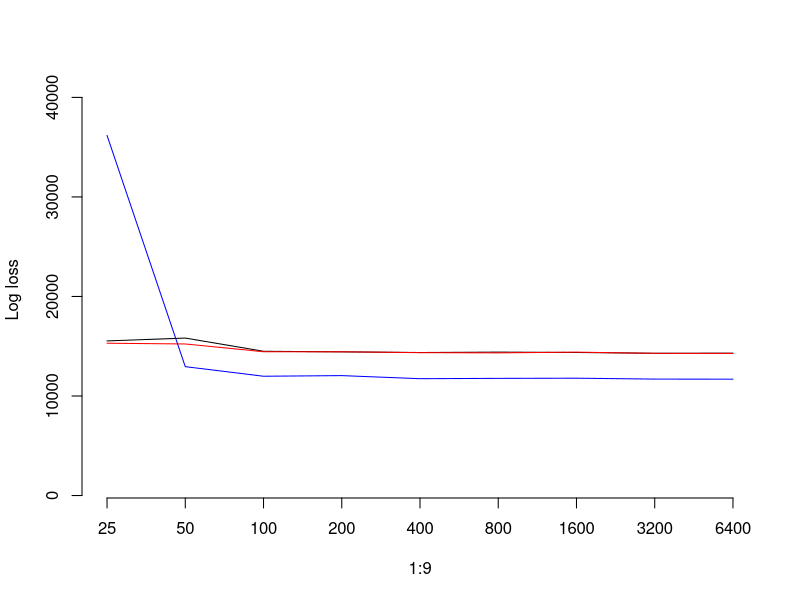
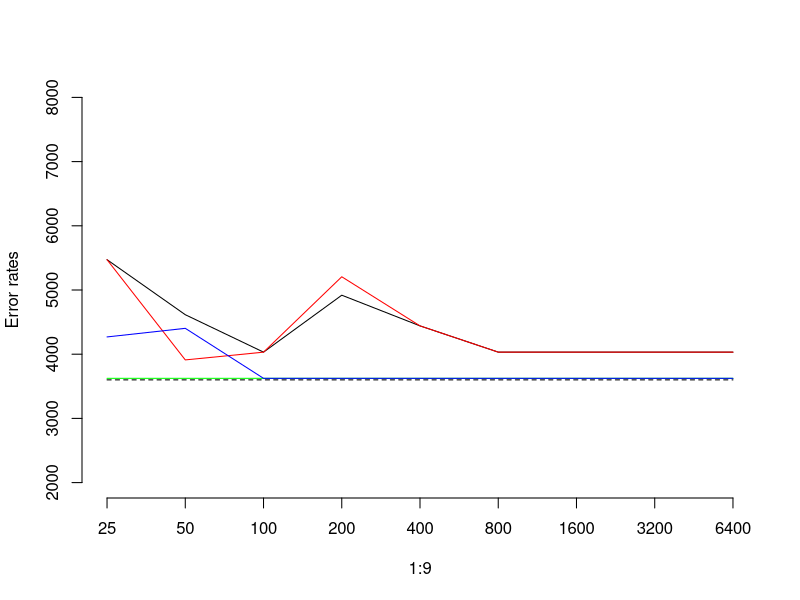

These figures' R source, in order:
# IML week 4

# 2
library(nnet)

create_data <- function(n){
  allx <- NA
  ally <- vector()
  
  for (i in 1:n){
    y <- sample(0:2, size=1, replace=TRUE, prob=c(0.4,0.3,0.3))
    if (y == 0){
      x <- expand.grid(0:1,0:2)[sample(1:6, 1, replace=TRUE, prob=c(0.2,0.1,0.4,0.2,0.0,0.1)),]
    } else if (y == 1){
      x <- expand.grid(0:1,0:2)[sample(1:6, 1, replace=TRUE, prob=c(0.6,0.1,0.1,0.1,0.1,0.0)),]
    } else if (y == 2){
      x <- expand.grid(0:1,0:2)[sample(1:6, 1, replace=TRUE, prob=c(0.1,0.4,0.3,0.0,0.2,0.0)),]
    }
    
    ally <- c(ally, y)
    allx <- rbind(allx, as.matrix(x))
  }
  
  allx <- allx[1:n+1,1:2]
  return(cbind(allx, ally))
}

smoothed <- function(allx, y, c, smoothing){
  mcjx <- smoothing
  nc <- length(y[y == c])
  ncjx <- matrix(0, nrow=2, ncol=3)
  mcj <- 6*smoothing
  
  for (j in 1:2){
    for (x in 0:2){
      for (i in 1:length(y)){
        if (y[i] == c & allx[i,j] == x){
          ncjx[j,x+1] <- ncjx[j,x+1] + 1
        }
      }
    }
  }
  
  # estimate P(Xj = x | Y = c)
  smoothed <- (ncjx + mcjx)/(nc+mcj)
  return(smoothed)
}

# smoothed class distribution
smoothed_class <- function(smoothing, y){
  n <- length(y)
  nc <- vector()
  for(i in 0:2){
    nc[i+1] <- length(y[y == i])
  }
  
  # sc_0 <- nc/n
  # sc_12 <- (nc+1/2)/(n+3*(1/2))
  # sc_1 <- (nc+1)/(n+3)
  
  return((nc+smoothing)/(n+smoothing))
}


classify <- function(x, smc, smoothed_x_0, smoothed_x_1, smoothed_x_2){
  predictions <- vector()
  
  # classify P(Y=c | x) using Bayes
  # Laplace smoothed priori prob for y=c is in sc_1[c+1]
  # Laplace smoothed cond probability for P(Xj=xi | Y=c)
  # is in smoothed_x_c[j,xi]
  
  for(i in 1:nrow(x)){
    sample1 <- x[i,1]+1
    sample2 <- x[i,2]+1
    
    # naive Bayes assumption
    p0 <- smoothed_x_0[1,sample1]*smoothed_x_0[2,sample2]*smc[1]
    p1 <- smoothed_x_1[1,sample1]*smoothed_x_1[2,sample2]*smc[2]
    p2 <- smoothed_x_2[1,sample1]*smoothed_x_2[2,sample2]*smc[3]
    
    if(max(p0, p1, p2) == p0){
      predictions[i] <- 0
    } else if (max(p0, p1, p2) == p1){
      predictions[i] <- 1
    } else if (max(p0, p1, p2) == p2){
      predictions[i] <- 2
    }
  }

  return(predictions)
}

true_classify <- function(x){
  predictions <- vector()
  
  for(i in 1:nrow(x)){
    sample1 <- x[i,1]+1
    sample2 <- x[i,2]+1
    
    x0 <- matrix(c(0.2, 0.4, 0.0, 0.1, 0.2, 0.1), ncol=2)
    x1 <- matrix(c(0.6, 0.1, 0.1, 0.1, 0.1, 0.0), ncol=2)
    x2 <- matrix(c(0.1, 0.3, 0.2, 0.4, 0.0, 0.0), ncol=2)
    y <- c(0.4, 0.3, 0.3)
    
    p0 <- x0[sample2, sample1]*y[1]
    p1 <- x1[sample2, sample1]*y[2]
    p2 <- x2[sample2, sample1]*y[3]
    
    if(max(p0, p1, p2) == p0){
      predictions[i] <- 0
    } else if (max(p0, p1, p2) == p1){
      predictions[i] <- 1
    } else if (max(p0, p1, p2) == p2){
      predictions[i] <- 2
    }
  }
  
  return(predictions)
}


calculate_log_loss <- function(td, smc, smoothed_x_0, smoothed_x_1, smoothed_x_2){
  ll <- vector()
  x <- td[,1:2]
  results <- td[,3]
  
  for (i in 1:nrow(x)){
    sample1 <- x[i,1]+1
    sample2 <- x[i,2]+1
    class <- results[i]
    
    # naive Bayes assumption
    p0 <- smoothed_x_0[1,sample1]*smoothed_x_0[2,sample2]*smc[1]
    p1 <- smoothed_x_1[1,sample1]*smoothed_x_1[2,sample2]*smc[2]
    p2 <- smoothed_x_2[1,sample1]*smoothed_x_2[2,sample2]*smc[3]
    nominator <- p0+p1+p2
    
    # dodge zero value problems caused by small training data set
    if (p0 == 0){
      p0 <- 0.0000001
    } else if (p1 == 0){
      p1 <- 0.0000001
    } else if (p2 == 0){
      p2 <- 0.0000001
    } else if (nominator == 0){
      nominator <- 0.0000001
    }
    
    p0 <- p0/nominator
    p1 <- p1/nominator
    p2 <- p2/nominator

      if (class == 0){
        ll[i] <- -(log2(p0))
      } else if (class == 1){
        ll[i] <- -(log2(p1))
      } else if (class == 2){
        ll[i] <- -(log2(p2))
      }
  }
  return(sum(ll, na.rm=TRUE))
}


calculate_error <- function(pre, td){
  error <- vector()
  x <- td[,1:2]
  results <- td[,3]
  match <- pre == results
  
  return(length(match[match == FALSE]))
}


logres_logloss <- function(td, probabilities){
  ll <- vector()
  results <- td[,3]
  
  for (i in 1:nrow(td)){
    p <- probabilities[i,results[i]+1]
    ll[i] <- -log2(p)
  }
  return(sum(ll, na.rm=TRUE))
}


calculate_bayes_error <- function(){
  y <- c(0.4, 0.3, 0.3)
  x0 <- matrix(c(0.2, 0.4, 0.0, 0.1, 0.2, 0.1), ncol=2)*y[1]
  x1 <- matrix(c(0.6, 0.1, 0.1, 0.1, 0.1, 0.0), ncol=2)*y[2]
  x2 <- matrix(c(0.1, 0.3, 0.2, 0.4, 0.0, 0.0), ncol=2)*y[3]
  prob <- 0

    for (i in 1:2){
      for (j in 1:3){
        p0 <- x0[j,i]
        p1 <- x1[j,i]
        p2 <- x2[j,i]
        
        if(max(p0, p1, p2) == p0){
          prob <- prob + p1 + p2
        } else if (max(p0, p1, p2) == p1){
          prob <- prob + p0 + p2
        } else if (max(p0, p1, p2) == p2){
          prob <- prob + p0 + p1
        }
      }
    }
  
  return(prob)
}



naive_bayes_log_losses <- vector()
logres_log_losses <- vector() 
interaction_log_losses <- vector()

naive_bayes_error_rates <- vector()
logres_error_rates <- vector()
bayes_error_rates <- vector()
interaction_error_rates <- vector()

a <- c(25, 50, 100, 200, 400, 800, 1600, 3200, 6400)
smoothings <- c(0, 1/3, 1/2, 1)
smoothing <- 0
n <- 10000
test_data <- create_data(n)

for(i in a){
  training_data <- create_data(i)
  
  # 2a log losses for naive bayes and logistic regression
  # naive Bayes
  # obtain smoothed conditional probability distributions for each class
  smoothed_c <- smoothed_class(smoothing, training_data[,3])
  smx0 <- smoothed(training_data[,1:2], training_data[,3], c=0, smoothing)
  smx1 <- smoothed(training_data[,1:2], training_data[,3], c=1, smoothing)
  smx2 <- smoothed(training_data[,1:2], training_data[,3], c=2, smoothing)
  predictions <- classify(test_data[,1:2], smoothed_c, smx0, smx1, smx2)

  logloss <- calculate_log_loss(test_data, smoothed_c, smx0, smx1, smx2)
  naive_bayes_log_losses <- c(naive_bayes_log_losses, logloss)
  
  error_rate <- calculate_error(predictions, test_data) 
  naive_bayes_error_rates <- c(naive_bayes_error_rates, error_rate)
 
   
  # logistic regression
  D <- data.frame(Y = training_data[,3], X1 = factor(training_data[ ,1]), X2 = factor(training_data[ ,2]))
  model <- multinom(Y~X1+X2, data=D)
  nd <- data.frame(X1=factor(test_data[,1]), X2=factor(test_data[,2]))
  pr <- predict(model, nd)
  prob <- predict(model, type="probs", newdata=nd)
  
  logres_log_losses <- c(logres_log_losses, logres_logloss(test_data, prob))
  logres_error_rates <- c(logres_error_rates, calculate_error(pr, test_data))
  
  
  # 2b Bayes classifier
  bayes <- true_classify(test_data[,1:2])
  bayes_error_rates <- c(bayes_error_rates, calculate_error(bayes, test_data))
  
  # 2c Bayes error
  bayes_error <- calculate_bayes_error()
  bayes_vector <- rep(bayes_error, 9)*n
  
  # 2d logistic regression with interaction
  D <- data.frame(Y = training_data[,3], X1 = factor(training_data[ ,1]), X2 = factor(training_data[ ,2]))
  model <- multinom(Y~X1*X2, data=D)
  nd <- data.frame(X1=factor(test_data[,1]), X2=factor(test_data[,2]))
  pr <- predict(model, nd)
  prob <- predict(model, type="probs", newdata=nd)
  
  interaction_log_losses <- c(interaction_log_losses, logres_logloss(test_data, prob))
  interaction_error_rates <- c(interaction_error_rates, calculate_error(pr, test_data))
}


plot(1:9, naive_bayes_log_losses, type="l", ylim=c(1300, 40000), ylab="Log loss", axes=FALSE)
axis(1, at = 1:9, labels = a)
axis(2)
lines(1:9, logres_log_losses, type="l", col="red")
lines(1:9, interaction_log_losses, type="l", col="blue")

plot(x=1:9, naive_bayes_error_rates, type="l", ylim=c(2000,8000), ylab="Error rates", axes=FALSE)
axis(1, at = 1:9, labels = a)
axis(2)
lines(1:9, logres_error_rates, type="l", col="red")
lines(1:9, bayes_error_rates, type="l", col="green")
lines(1:9, bayes_vector, type="l", lty=2)
lines(1:9, interaction_error_rates, type="l", col="blue")